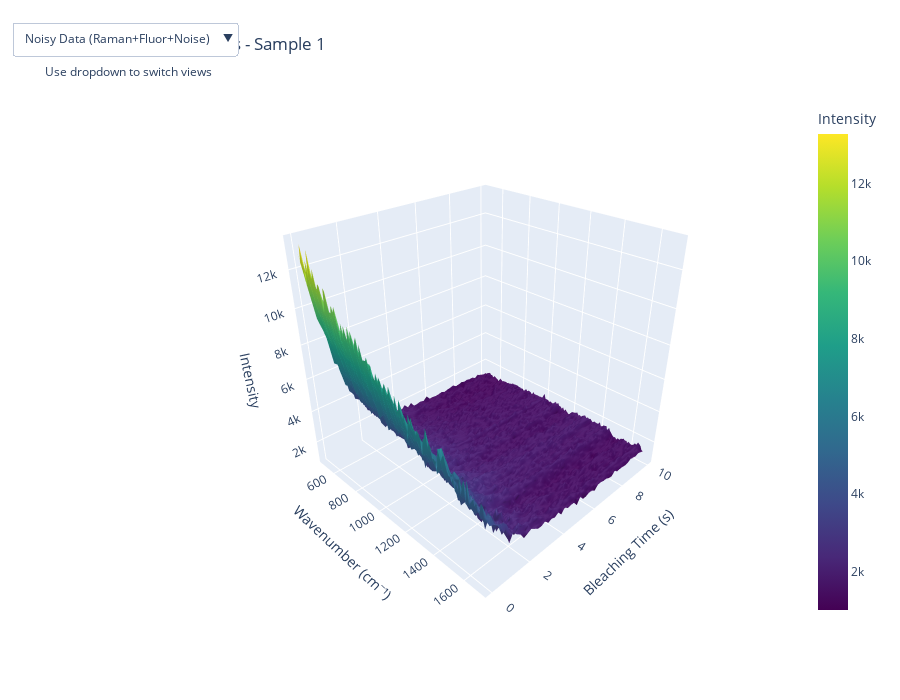

The cell this chart's notebook holds for it:
### Code cell
# Import the corrected visualization utilities
import sys
sys.path.append(".")  # Add current directory to path
from visualisation_utils import (
    plot_decomposition,
    plot_stacked_decomposition,
    plot_temporal_decomposition,

)
sample_idx = 10


fig = plot_decomposition(synthetic_ds, sample_idx=sample_idx, time_seconds=1.0)
plt.show()

fig = plot_temporal_decomposition(synthetic_ds, sample_idx=sample_idx)
plt.show()

# fig = plot_stacked_decomposition(synthetic_ds, sample_idx=sample_idx, time_seconds=0.1)
# plt.show()

from visualisation_utils import visualise_decomposition_3d

# Create figure
fig = visualise_decomposition_3d(synthetic_ds, sample_idx=1)

# Display interactively in notebook
fig.show()
